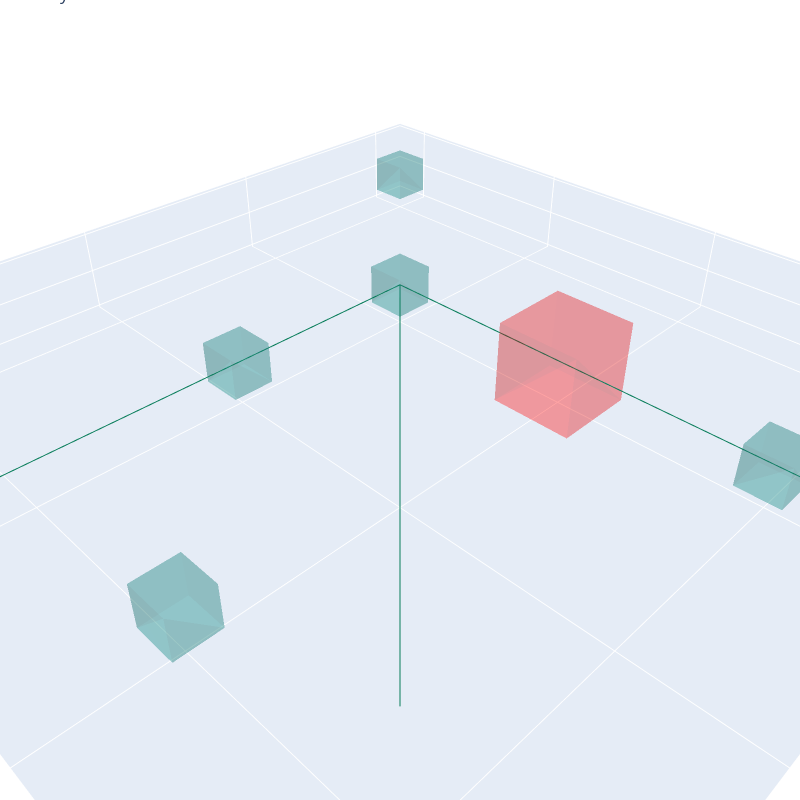

Write notebook code for a chart like this one.
### Markdown cell above
### Ray/Voxel Traversal (measurement) test case

### Code cell
ro = torch.tensor([[0.0, 0.0, 0.0],[0.0, 0.0, 0.0],[0.0, 0.0, 0.0]])
rd = torch.tensor([[1.0, 0.0, 0.0],[0.0, 1.0, 0.0],[np.sqrt(0.5), np.sqrt(0.5), 0.0]])

simple_perception_space = PerceptionSpace(usd_context=None,
                                          voxel_groups=[PerceptionSpace.VoxelGroup(
                                                name="simple",
                                                voxels=['','','','',''],
                                                voxel_centers=torch.tensor([
                                                    #  X     Y     Z
                                                    [-0.5, -0.5,  0.0],  # Behind the sensor, should have 0 hits
                                                    [ 0.0,  0.0,  0.0],    # At center of sensor, should have 3 hits
                                                    [ 0.5,  0.0,  0.0],      # Along x-axis, should have 1 hit
                                                    [ 1.0,  0.5,  0.0],     # Should have 0 hits
                                                    [ 0.0,  1.0,  0.0],    # Should have 0 hits if occluded, 1 if not
                                                    ]),
                                                voxel_sizes=torch.tensor([0.1,0.1,0.1,0.1,0.1]).unsqueeze(1),
                                          )
                                          ],
                                          weights=[1.0]
)

simple_sensor:Sensor3D_Instance = Sensor3D_Instance(
    sensor=Sensor3D(
        name="simple_sensor",
    ),
    path='',
    tf=((0, 0, 0), (1, 0, 0, 0)),
    name="simple_sensor_instance",
)

body_aabb_extents = [
    [(-0.1,  0.1), ( 0.4,  0.6), (-0.1,  0.1)], # This one only occludes the voxel at (0,1,0)
    # [(-0.1,  0.1), (-0.1,  0.1), (-0.1,  0.1)], # This one occludes everythin because sensor is at (0,0,0)
    ]
body_mesh_data = []
for i, aabb in enumerate(body_aabb_extents):
    
    body_mesh_data.append(
        box_mesh_data(
            extents=body_aabb_extents[i], 
            color="red", 
            opacity=0.2, 
            name=f"Occluder {i}"
        )
    )

# display(torch.tensor([[1.0, 0, 0.5],[2.0, 0, 0.5]]).size())
# display(torch.tensor([0.5,0.5]).size())

one_ray_fig = simple_perception_space.plot_me(show=False, mode='boxes')
simple_sensor.plot_rays(ro, rd, show=False, max_rays=5, fig=one_ray_fig, ray_length=1.25)
for i, aabb in enumerate(body_aabb_extents):
    one_ray_fig.add_trace(body_mesh_data[i])


one_ray_fig

### Figure 1 — Plotly figure (JSON) as saved in the notebook; plotly's stock layout.template omitted (floating-point values rounded to 4 significant figures)
{"data": [{"colorscale": [[0, "#440154"], [0.1111, "#482878"], [0.2222, "#3e4989"], [0.3333, "#31688e"], [0.4444, "#26828e"], [0.5556, "#1f9e89"], [0.6667, "#35b779"], [0.7778, "#6ece58"], [0.8889, "#b5de2b"], [1, "#fde725"]], "i": [7, 0, 0, 0, 4, 4, 6, 6, 4, 0, 3, 2], "intensity": [1, 1, 1, 1, 1, 1, 1, 1, 1, 1, 1, 1], "j": [3, 4, 1, 2, 5, 6, 5, 2, 0, 1, 6, 3], "k": [0, 7, 2, 3, 6, 7, 1, 1, 5, 5, 7, 6], "name": "Perception Space", "opacity": 0.25, "showscale": false, "type": "mesh3d", "x": [-0.55, -0.55, -0.45, -0.45, -0.55, -0.55, -0.45, -0.45], "y": [-0.55, -0.45, -0.45, -0.55, -0.55, -0.45, -0.45, -0.55], "z": [-0.05, -0.05, -0.05, -0.05, 0.05, 0.05, 0.05, 0.05]}, {"colorscale": [[0, "#440154"], [0.1111, "#482878"], [0.2222, "#3e4989"], [0.3333, "#31688e"], [0.4444, "#26828e"], [0.5556, "#1f9e89"], [0.6667, "#35b779"], [0.7778, "#6ece58"], [0.8889, "#b5de2b"], [1, "#fde725"]], "i": [7, 0, 0, 0, 4, 4, 6, 6, 4, 0, 3, 2], "intensity": [1, 1, 1, 1, 1, 1, 1, 1, 1, 1, 1, 1], "j": [3, 4, 1, 2, 5, 6, 5, 2, 0, 1, 6, 3], "k": [0, 7, 2, 3, 6, 7, 1, 1, 5, 5, 7, 6], "name": "Perception Space", "opacity": 0.25, "showscale": false, "type": "mesh3d", "x": [-0.05, -0.05, 0.05, 0.05, -0.05, -0.05, 0.05, 0.05], "y": [-0.05, 0.05, 0.05, -0.05, -0.05, 0.05, 0.05, -0.05], "z": [-0.05, -0.05, -0.05, -0.05, 0.05, 0.05, 0.05, 0.05]}, {"colorscale": [[0, "#440154"], [0.1111, "#482878"], [0.2222, "#3e4989"], [0.3333, "#31688e"], [0.4444, "#26828e"], [0.5556, "#1f9e89"], [0.6667, "#35b779"], [0.7778, "#6ece58"], [0.8889, "#b5de2b"], [1, "#fde725"]], "i": [7, 0, 0, 0, 4, 4, 6, 6, 4, 0, 3, 2], "intensity": [1, 1, 1, 1, 1, 1, 1, 1, 1, 1, 1, 1], "j": [3, 4, 1, 2, 5, 6, 5, 2, 0, 1, 6, 3], "k": [0, 7, 2, 3, 6, 7, 1, 1, 5, 5, 7, 6], "name": "Perception Space", "opacity": 0.25, "showscale": false, "type": "mesh3d", "x": [0.45, 0.45, 0.55, 0.55, 0.45, 0.45, 0.55, 0.55], "y": [-0.05, 0.05, 0.05, -0.05, -0.05, 0.05, 0.05, -0.05], "z": [-0.05, -0.05, -0.05, -0.05, 0.05, 0.05, 0.05, 0.05]}, {"colorscale": [[0, "#440154"], [0.1111, "#482878"], [0.2222, "#3e4989"], [0.3333, "#31688e"], [0.4444, "#26828e"], [0.5556, "#1f9e89"], [0.6667, "#35b779"], [0.7778, "#6ece58"], [0.8889, "#b5de2b"], [1, "#fde725"]], "i": [7, 0, 0, 0, 4, 4, 6, 6, 4, 0, 3, 2], "intensity": [1, 1, 1, 1, 1, 1, 1, 1, 1, 1, 1, 1], "j": [3, 4, 1, 2, 5, 6, 5, 2, 0, 1, 6, 3], "k": [0, 7, 2, 3, 6, 7, 1, 1, 5, 5, 7, 6], "name": "Perception Space", "opacity": 0.25, "showscale": false, "type": "mesh3d", "x": [0.95, 0.95, 1.05, 1.05, 0.95, 0.95, 1.05, 1.05], "y": [0.45, 0.55, 0.55, 0.45, 0.45, 0.55, 0.55, 0.45], "z": [-0.05, -0.05, -0.05, -0.05, 0.05, 0.05, 0.05, 0.05]}, {"colorscale": [[0, "#440154"], [0.1111, "#482878"], [0.2222, "#3e4989"], [0.3333, "#31688e"], [0.4444, "#26828e"], [0.5556, "#1f9e89"], [0.6667, "#35b779"], [0.7778, "#6ece58"], [0.8889, "#b5de2b"], [1, "#fde725"]], "i": [7, 0, 0, 0, 4, 4, 6, 6, 4, 0, 3, 2], "intensity": [1, 1, 1, 1, 1, 1, 1, 1, 1, 1, 1, 1], "j": [3, 4, 1, 2, 5, 6, 5, 2, 0, 1, 6, 3], "k": [0, 7, 2, 3, 6, 7, 1, 1, 5, 5, 7, 6], "name": "Perception Space", "opacity": 0.25, "showscale": false, "type": "mesh3d", "x": [-0.05, -0.05, 0.05, 0.05, -0.05, -0.05, 0.05, 0.05], "y": [0.95, 1.05, 1.05, 0.95, 0.95, 1.05, 1.05, 0.95], "z": [-0.05, -0.05, -0.05, -0.05, 0.05, 0.05, 0.05, 0.05]}, {"hoverinfo": "none", "line": {"color": "#077c59", "width": 2}, "mode": "lines", "showlegend": false, "type": "scatter3d", "x": [0, 1.25], "y": [0, 0], "z": [0, 0]}, {"hoverinfo": "none", "line": {"color": "#077c59", "width": 2}, "mode": "lines", "showlegend": false, "type": "scatter3d", "x": [0, 0], "y": [0, 1.25], "z": [0, 0]}, {"hoverinfo": "none", "line": {"color": "#077c59", "width": 2}, "mode": "lines", "showlegend": false, "type": "scatter3d", "x": [0, 0.8839], "y": [0, 0.8839], "z": [0, 0]}, {"color": "red", "i": [7, 0, 0, 0, 4, 4, 6, 6, 4, 0, 3, 2], "j": [3, 4, 1, 2, 5, 6, 5, 2, 0, 1, 6, 3], "k": [0, 7, 2, 3, 6, 7, 1, 1, 5, 5, 7, 6], "name": "Occluder 0", "opacity": 0.2, "showscale": false, "type": "mesh3d", "x": [-0.1, -0.1, 0.1, 0.1, -0.1, -0.1, 0.1, 0.1], "y": [0.4, 0.6, 0.6, 0.4, 0.4, 0.6, 0.6, 0.4], "z": [-0.1, -0.1, -0.1, -0.1, 0.1, 0.1, 0.1, 0.1]}], "layout": {"height": 800, "margin": {"b": 0, "l": 0, "r": 0, "t": 0}, "scene": {"aspectmode": "data", "xaxis": {"title": {"text": "X"}}, "yaxis": {"title": {"text": "Y"}}, "zaxis": {"title": {"text": "Z"}}}, "title": {"text": "Rays"}, "width": 800}}
